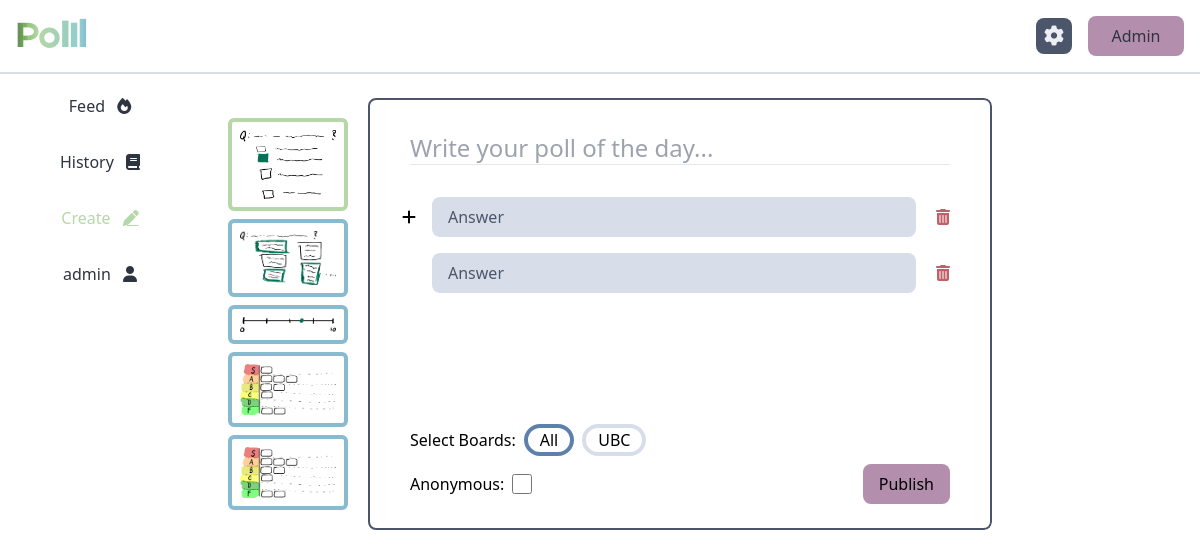
The app's page /create (signed in), older data.
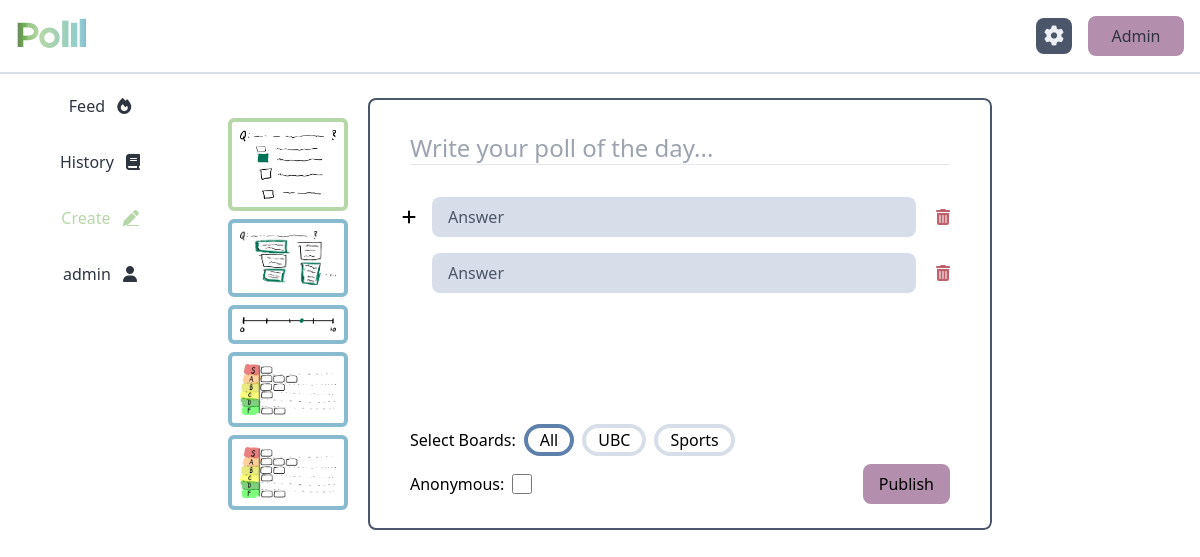
The same page, newer data.
### tables this page shows
CREATE TABLE user (
	id INTEGER PRIMARY KEY, 
	username TEXT NOT NULL, 
	email TEXT UNIQUE NOT NULL, 
	account_created DATETIME NOT NULL, 
	last_online DATETIME NOT NULL, 
  last_poll_created DATETIME,
  next_poll_allowed DATETIME
);

CREATE TABLE board (
  id INTEGER PRIMARY KEY,
  name TEXT NOT NULL
);

### polll/home.py (the view)
@home.route("/create")
@requires_auth
def create():
    db = get_db()
    cur = db.cursor()
    query = """
    SELECT *
    FROM user
    WHERE email=?
    """
    user = cur.execute(query, (session["user"]["email"],)).fetchone()
    cooldown = on_cooldown(user)
    query = "SELECT * FROM board"
    boards = [dict(b) for b in cur.execute(query).fetchall()]
    session["admin"] = False
    session["tab"] = "create"
    session["on_cooldown"] = cooldown
    return render_template("home/create.html", session=session, boards=boards)

### polll/auth.py (called while the page is built)
def requires_auth(f):
    @wraps(f)
    def decorated(*args, **kwargs):
        if not session["user"]["id"]:
            return redirect(url_for('auth.login'))
        return f(*args, **kwargs)
    return decorated

### polll/db.py (called while the page is built)
def get_db():
    if "db" not in g:
        g.db = sqlite3.connect(
            current_app.config["DATABASE"],
            detect_types=sqlite3.PARSE_DECLTYPES
        )
        g.db.row_factory = sqlite3.Row
    return g.db

### polll/models.py (called while the page is built)
def on_cooldown(user_dict):
    next_poll_allowed = user_dict["next_poll_allowed"]
    if next_poll_allowed:
        next_poll_time = datetime.strptime(
            next_poll_allowed,
            '%Y-%m-%d %H:%M:%S'
        )
        return datetime.utcnow() < next_poll_time
    return False

### polll/templates/home/create.html
{% extends "home/home.html" %}
{% block home_content %}
  <div class="rounded-lg overflow-hidden" id="create-card">
    {% include "home/create-card.html" %}
  </div>
{% endblock %}

### polll/templates/home/home.html (shortened to what this page needs)
{% extends "base.html" %}
{% block body %}
<main id="main">
  <div class="w-screen h-screen flex flex-col dark:text-nord-4 dark:bg-gradient-to-t dark:from-grad-start dark:to-grad-end">
    {% include "navbar.html" %}
    <div class="flex overflow-hidden flex-row grow md:pt-4">
      <div class="hidden p-2 md:flex md:justify-center md:w-2/12 select-none">
          <div class="flex flex-col overflow-hidden h-full">
            {{ macs.buttons() }}
          </div>
      </div>
      <div id="home-content" class="w-full overflow-auto md:w-8/12 p-2 no-scrollbar">
        {% block home_content %}{% endblock %}
      </div>
      <div class="hidden md:flex md:flex-col md:items-center md:w-2/12 px-6">
      </div>
    </div>
  </div>
</main>
{% endblock %}

### polll/templates/base.html (shortened to what this page needs)
<!doctype html>
<head>
  <link href="{{ url_for('static', filename='output.css') }}" rel="stylesheet" />
  <link href="https://cdn.jsdelivr.net/npm/apexcharts@4.3.0/dist/apexcharts.min.css" rel="stylesheet">
  {% import 'macros.jinja' as macs %}
</head>
<html class="overflow-hidden overscroll-none">
  <body hx-boost="true" onload="add_notification_listener()">
    {% block body %}
    {% endblock %}
  </body>
</html>

### polll/templates/macros.jinja (shortened to what this page needs)
{% macro buttons(showIcons=true, feed="visible", history="visible", create="visible", myPolls="visible") %}
<a class="{{feed}} text-nord-0 dark:text-polll-blue h-10 flex justify-center items-center pt-2 pb-6 md:pb-12 font-light" href="{{ url_for('home.feed') }}">
    <span class="{% if session.tab == 'feed' %} text-polll-green {% endif %}">
        {% if showIcons %} Feed {% endif %}
        <i class="ml-2 text-xl md:text-base fa-solid fa-fire"></i>
    </span>
</a>
<a class="{{history}} text-nord-0 dark:text-polll-blue h-10 flex justify-center items-center pt-2 pb-6 md:pb-12 font-light" href="{{ url_for('home.history') }}">
    <span class="{% if session.tab == 'history' %} text-polll-green {% endif %}">
        {% if showIcons %} History {% endif %}
        <i class="ml-2 text-xl md:text-base fa-solid fa-book"></i>
    </span>
</a>
<a class="{{create}} text-nord-0 dark:text-polll-blue h-10 flex justify-center items-center pt-2 pb-6 md:pb-12 font-light" href="{{ url_for('home.create') }}">
    <span class="{% if session.tab == 'create' %} text-polll-green {% endif %}">
        {% if showIcons %} Create {% endif %}
        <i class="ml-2 text-xl md:text-base fa-solid fa-pen underline"></i>
    </span>
</a>
<a class="{{myPolls}} text-nord-0 dark:text-polll-blue h-10 flex justify-center items-center pt-2 pb-6 md:pb-12 font-light" href="{{ url_for('home.mypolls') }}">
    <span class="{% if session.tab == 'mypolls' %} text-polll-green {% endif %}">
        {% if showIcons %} {{session.user.username}} {% endif %}
        <i class="ml-2 text-xl md:text-base fa-solid fa-user"></i>
    </span>
</a>
{% endmacro %}

### polll/templates/navbar.html
<div class="w-100% flex space-x-4 items-center border-b-2 border-nord-4 dark:border-nord-3 dark:bg-neutral-900 p-4 select-none">
  <a href="/">
    <img
      id="logo-icon-home"
      class="h-9"
      src="{{ url_for('static', filename='assets/logo-name-dark.svg') }}"
    />
  </a>
  {% if not session.admin %}
    <button class="!ml-auto bg-nord-3 text-nord-6 dark:bg-nord-4 dark:text-nord-0 rounded-lg w-9 h-9 flex justify-center items-center" onclick="open_settings()">
      <i id="settings-icon" class="fas fa-gear text-xl cursor-pointer"></i>
    </button>
  {% endif %}
  {% if session.user.email == "admin@polll.org" %}
    {% if session.admin %}
      <a class="!ml-auto bg-nord-15 text-nord-0 rounded-lg w-24 h-10 flex justify-center items-center" href="{{ url_for('home.feed') }}">
        Home
      </a>
    {% else %}
      <a class="bg-nord-15 text-nord-0 rounded-lg w-24 h-10 flex justify-center items-center" href="{{ url_for('admin.users') }}">
        Admin
      </a>
    {% endif %}
  {% endif %}
</div>

### polll/templates/home/create-card.html (shortened to what this page needs)
{% if not session.on_cooldown %}
<div class="flex flex-row select-none">
  <div class="flex flex-col px-4 py-4">
    <label class="p-2 rounded-md dark:bg-nord-4 border-4 border-polll-blue m-1 has-[:checked]:border-polll-green" title="Choose One">
      <img class="w-24" src="../../static/assets/choose-one.png"/>
    </label>
    <label class="p-2 rounded-md dark:bg-nord-4 border-4 border-polll-blue m-1 has-[:checked]:border-polll-green" title="Choose Many">
      <img class="w-24" src="../../static/assets/choose-many.png"/>
    </label>
    <label class="p-2 rounded-md dark:bg-nord-4 border-4 border-polll-blue m-1 has-[:checked]:border-polll-green" title="Scale">
      <img class="w-24" src="../../static/assets/scale.png"/>
    </label>
    <label class="p-2 rounded-md dark:bg-nord-4 border-4 border-polll-blue m-1 has-[:checked]:border-polll-green" title="Ranking">
      <img class="w-24" src="../../static/assets/tier-list.png"/>
    </label>
    <label class="p-2 rounded-md dark:bg-nord-4 border-4 border-polll-blue m-1 has-[:checked]:border-polll-green" title="Tier List">
      <img class="w-24" src="../../static/assets/tier-list.png"/>
    </label>
  </div>
  <div class="flex flex-col grow border-2 border-nord-3 rounded-lg">
    <div class="px-10 pt-8  text-2xl">
      <input class="poll-create text-2xl bg-transparent dark:text-white w-11/12 focus:outline-none font-light"
        autocomplete="off"
        name="poll_question"
        placeholder="Write your poll of the day..."
      />
      <hr>
    </div>
    <div class="grow p-8">
      <div id="multiple-ans" class="flex flex-col justify-center">
        <div id="ans-types" class="unhidden">
          <div id="answer-editor" class="flex flex-row">
            <button id="answer-add"
              class="h-10 cursor-default"
              hx-get="{{ url_for('home.create_answer') }}"
              hx-swap="beforeend"
              hx-target="#answer-list"
            >
              <i class="fa fa-plus"></i>
            </button>
            <div id="answer-list" class="flex flex-col grow">
              {% include "home/create-answer.html" %}
              {% include "home/create-answer.html" %}
            </div>
          </div>
        </div>
      </div>
    </div>
    <div class="flex flex-row items-center mt-auto px-10 pb-2">
      <span class="mr-2">Select Boards:</span>
      {% for board in boards %}
        <label class="rounded-2xl px-3 mr-2 h-8 border-4 border-nord-4 hover:dark:bg-nord-0 has-[:checked]:border-nord-10 {% if board.name == 'All' %}border-nord-10{% endif %}">
          {{ board.name }}
        </label>
      {% endfor %}
    </div>
    <div class="flex flex-row items-center px-10 pb-6">
      <span class="mr-2 font-light">Anonymous:</span>
      <input class="poll-create w-5 h-5" name="poll_anonymous" type="checkbox">
      <button class="rounded-lg bg-nord-15 text-black py-2 px-4 ml-auto"
        hx-get="{{ url_for('home.create_poll') }}"
        hx-target="#create-card"
        hx-swap="innerHTML"
        hx-include=".poll-create"
        hx-confirm="Once you create a poll, you won't be able to change it. Continue?"
      >
        <p class="font-light">Publish</p>
      </button>
    </div>
  </div>
</div>
{% endif %}

### polll/templates/home/create-answer.html
<div class="flex flex-row space-x-3 grow pl-4 pb-4 cursor-default">
  <input class="poll-create grow h-10 font-light rounded-lg py-2 px-4 bg-nord-4 text-nord-0 dark:bg-nord-0 dark:text-nord-6 hover:border-2 hover:border-nord-0 hover:dark:border-nord-4 placeholder:text-nord-3 placeholder:dark:text-nord-4"
    placeholder="Answer"
    name="poll_answer"
    autocomplete="off"
  />
  <button
    id="remove-ans-btn"
    class="px-2 cursor-default"
    onclick="remove_poll_answer(this)"
  >
    <i class="fa fa-trash text-nord-11"></i>
  </button>
</div>

Row changes from the older to the newer data that the page shows:
added board: name "Sports"
